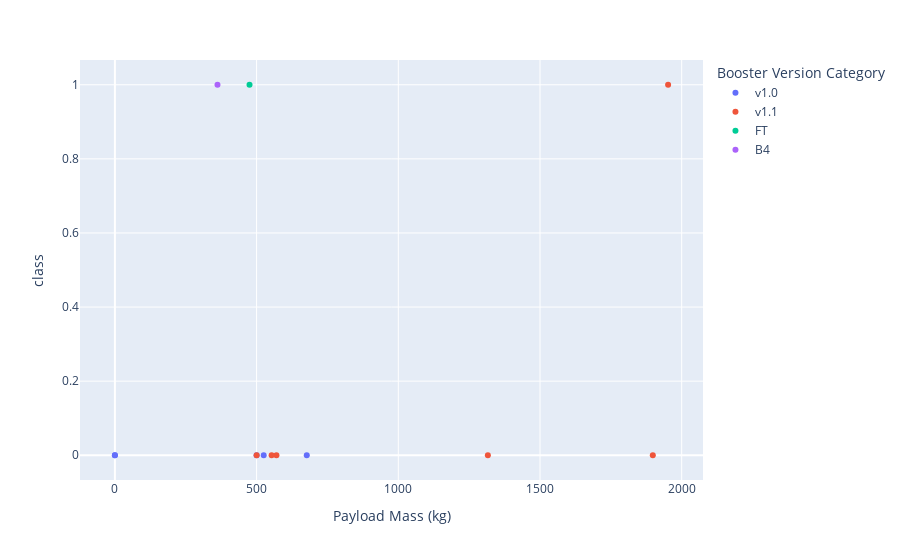

Write notebook code for a chart like this one.
### Code cell
min_val = 0
max_val =2000

range_spacex = spacex_df[(spacex_df['Payload Mass (kg)']>= min_val) & (spacex_df['Payload Mass (kg)']< max_val)]

fig = px.scatter(range_spacex, x='Payload Mass (kg)', y='class', color="Booster Version Category")
fig.show()

### Figure 1 — Plotly figure (JSON) as saved in the notebook; plotly's stock layout.template omitted (floating-point values rounded to 4 significant figures)
{"data": [{"hovertemplate": "Booster Version Category=v1.0<br>Payload Mass (kg)=%{x}<br>class=%{y}<extra></extra>", "legendgroup": "v1.0", "marker": {"color": "#636efa", "symbol": "circle"}, "mode": "markers", "name": "v1.0", "orientation": "v", "showlegend": true, "type": "scatter", "x": [0, 0, 525, 500, 677], "xaxis": "x", "y": [0, 0, 0, 0, 0], "yaxis": "y"}, {"hovertemplate": "Booster Version Category=v1.1<br>Payload Mass (kg)=%{x}<br>class=%{y}<extra></extra>", "legendgroup": "v1.1", "marker": {"color": "#EF553B", "symbol": "circle"}, "mode": "markers", "name": "v1.1", "orientation": "v", "showlegend": true, "type": "scatter", "x": [1316, 570, 1898, 1952, 500, 553], "xaxis": "x", "y": [0, 0, 0, 1, 0, 0], "yaxis": "y"}, {"hovertemplate": "Booster Version Category=FT<br>Payload Mass (kg)=%{x}<br>class=%{y}<extra></extra>", "legendgroup": "FT", "marker": {"color": "#00cc96", "symbol": "circle"}, "mode": "markers", "name": "FT", "orientation": "v", "showlegend": true, "type": "scatter", "x": [475], "xaxis": "x", "y": [1], "yaxis": "y"}, {"hovertemplate": "Booster Version Category=B4<br>Payload Mass (kg)=%{x}<br>class=%{y}<extra></extra>", "legendgroup": "B4", "marker": {"color": "#ab63fa", "symbol": "circle"}, "mode": "markers", "name": "B4", "orientation": "v", "showlegend": true, "type": "scatter", "x": [362], "xaxis": "x", "y": [1], "yaxis": "y"}], "layout": {"autosize": true, "legend": {"title": {"text": "Booster Version Category"}, "tracegroupgap": 0}, "margin": {"t": 60}, "xaxis": {"anchor": "y", "autorange": true, "domain": [0, 1], "range": [-117.9, 2070.0], "title": {"text": "Payload Mass (kg)"}, "type": "linear"}, "yaxis": {"anchor": "x", "autorange": true, "domain": [0, 1], "range": [-0.07743, 1.077], "title": {"text": "class"}, "type": "linear"}}}
